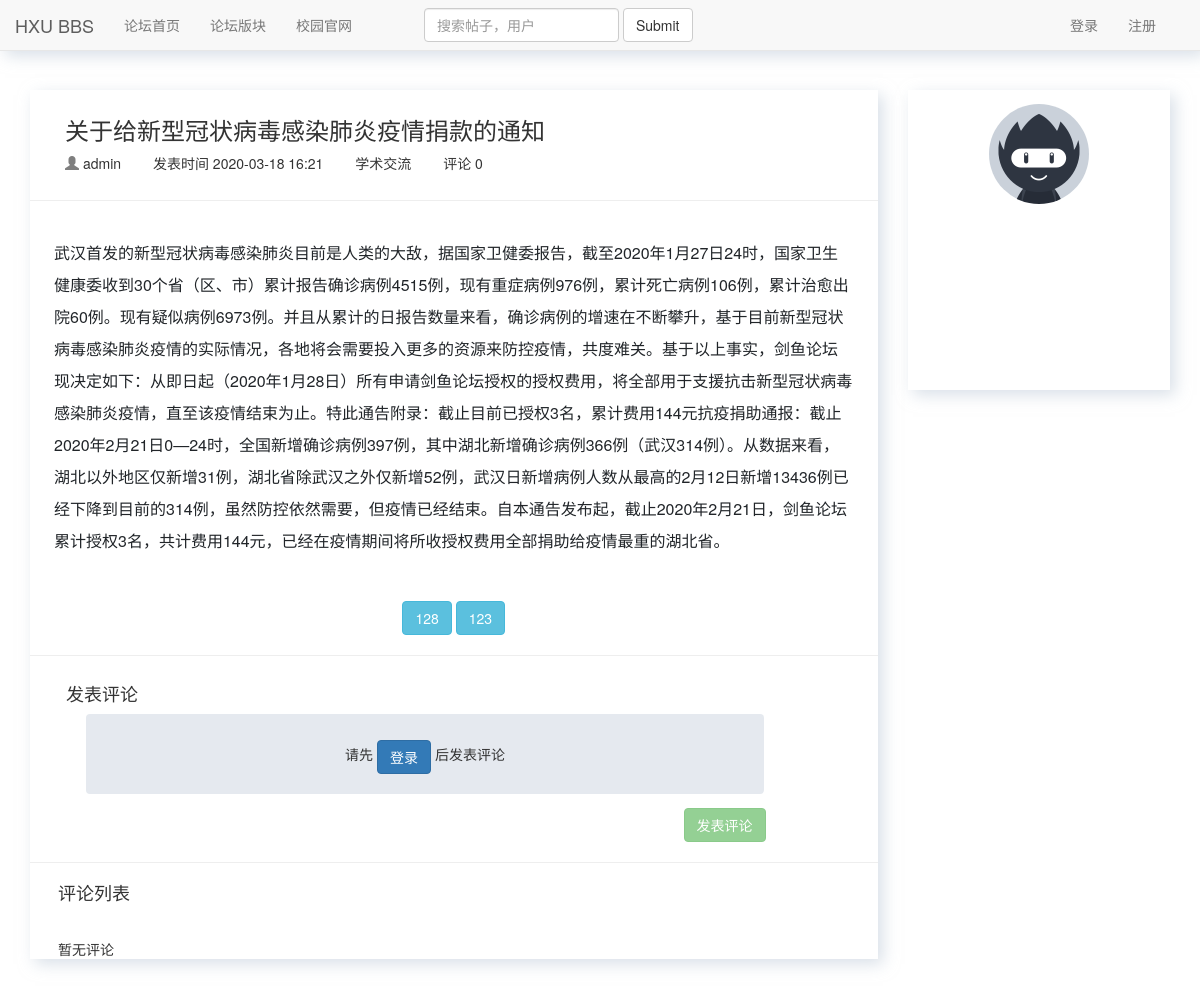
Before: /postdetail/161 with the older database file.
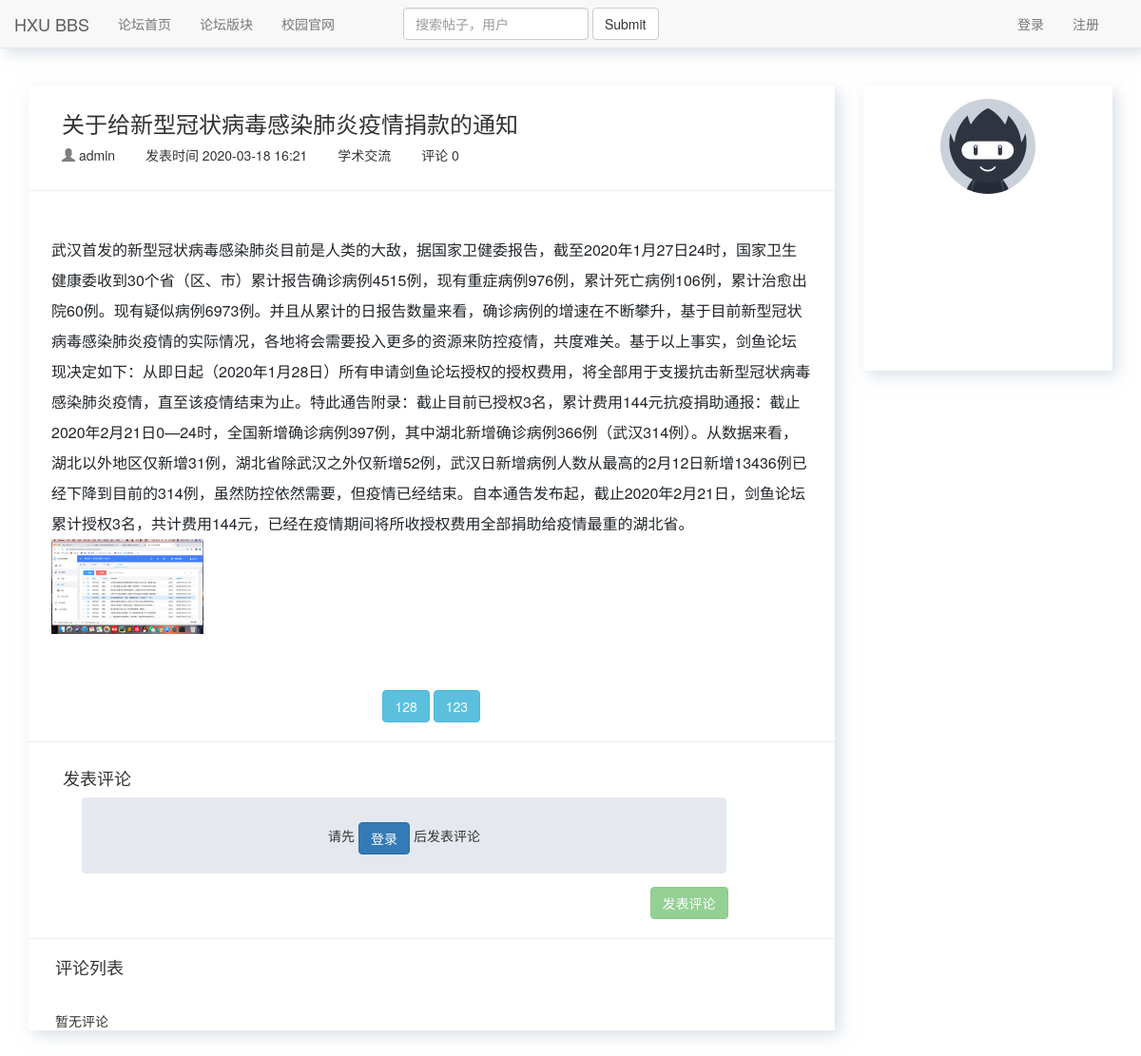
After: the same page with the newer database file.
### bbs/models.py (models this page shows, shortened)
class Post(models.Model):
    title = models.CharField(max_length=128, verbose_name='标题')
    category = models.ForeignKey('Category', on_delete=models.CASCADE, verbose_name='版块')
    theme = models.ForeignKey('Theme', on_delete=models.CASCADE, default=1)
    content = RichTextUploadingField(verbose_name='帖子内容')
    author = models.ForeignKey('UserProfile', on_delete=models.CASCADE, verbose_name='作者')
    created_time = models.DateTimeField(auto_now_add=True, verbose_name='创建时间')
    modify_time = models.DateTimeField(auto_now=True, verbose_name='修改时间')
    priority = models.IntegerField(verbose_name='是否置顶',default=0)
    class Meta:
        ordering = ['-created_time']
        verbose_name = "帖子"  # 表名改成中文名
        verbose_name_plural = verbose_name
    def short_content(self):
        if len(str(self.content)) > 30:
            return '{}...'.format(str(self.content)[0:29])
        else:
            return str(self.content)
    short_content.allow_tags = True
    short_content.short_description = 'content'

class UserProfile(models.Model):
    user = models.OneToOneField(User, on_delete=models.CASCADE)
    name = models.CharField(max_length=64, verbose_name='用户名')
    signature = models.CharField(max_length=128, blank=True, null=True, verbose_name='个性签名')
    image = models.ImageField(verbose_name='头像', default='imgs/default.png')
    class Meta:
        verbose_name = "自定义用户"  # 表名改成中文名
        verbose_name_plural = verbose_name
    def __str__(self):
        return self.name

class Category(models.Model):
    name = models.CharField(max_length=128, verbose_name='版块名')
    image = models.ImageField(upload_to='categoryimg', default='categoryimg/beidouqixing.png')
    brief = models.CharField(max_length=128, default='欢迎查看本版块帖子',  verbose_name='版块简介')
    post_num = models.IntegerField(default=0, verbose_name='帖子数')
    class Meta:
        verbose_name = "版块"  # 表名改成中文名
        verbose_name_plural = verbose_name
    def __str__(self):
        return self.name

### bbs/views.py (the view)
# urls.py: path('postdetail/<int:post_id>', postdetail, name='postdetail'),
def postdetail(request, post_id):
    post = Post.objects.get(id=post_id)
    post_content_type = ContentType.objects.get_for_model(post)
    comments = Comment.objects.filter(content_type=post_content_type, object_id=post_id, parent=None).order_by('-comment_time')
    data = {'content_type': post_content_type.model,'object_id': post_id,'reply_comment_id': 0}
    comment_form = CommentForm(initial=data)
    reply_form = CommentForm(initial=data)
    return render(request, 'bbs/postdetail.html', locals())

### comment/forms.py (shortened to what this page needs)
class CommentForm(forms.Form):
    content_type = forms.CharField(widget=forms.HiddenInput)
    object_id = forms.IntegerField(widget=forms.HiddenInput)
    text = forms.CharField(widget=CKEditorWidget(config_name='comment_ckeditor'),
                           error_messages={'required': '评论内容不能为空'})
    reply_comment_id = forms.IntegerField(widget=forms.HiddenInput(attrs={'id':'reply_comment_id'}))
    def __init__(self, *args, **kwargs):
        if 'user' in kwargs:
            self.user = kwargs.pop('user')
        super(CommentForm, self).__init__(*args, **kwargs)

### comment/templatetags/comment_tags.py (called while the page is built)
@register.simple_tag
def get_comment_count(obj):
    content_type = ContentType.objects.get_for_model(obj)
    return Comment.objects.filter(content_type=content_type, object_id=obj.id).count()

### bbs/templates/bbs/postdetail.html (shortened to what the changed rows need)
{% extends 'base.html' %}
{% load staticfiles %}
{% load comment_tags %}
{% block content %}
    <div class="container">
        <div class="row">
            <div class="col-md-9">
                <div class="postcard">
                    <div class="post-title">
                        <h3>{{ post.title }}</h3>
                        <div class="post-other">
                            <span class="glyphicon glyphicon-user" style="color: #7f7f7f"></span>
                            <span>{% if post.author.name %}
                                    {{ post.author }}
                                  {% else %}
                                    {{ post.author.user }}
                            {% endif %}
                            </span>
                            <span>发表时间 {{ post.created_time|date:'Y-m-d H:i' }}</span>
                            <span>{{ post.category }}</span>
                            <span>评论 {% get_comment_count post %} </span>
                        </div>
                    </div>
                    <hr>
                    <div class="post-content">
                        {{ post.content|safe }}
                    </div>
                    <div class="post-like">
                        <button class="btn btn-info">
                        </button>
                        <button class="btn btn-info">
                        </button>
                    </div>
                    <hr>
                    <div class="post-comment">
                        <h4>发表评论</h4>
                        {% if request.user.is_authenticated %}
                            <form id="comment_form" action="{% url 'update_comment' %}" method="post">
                                <div class="login-comment">
                                <div id="reply_content_container" style="display: none">
                                    <p>回复：</p>
                                    <div id="reply_content"></div>
                                </div>
                                        {% csrf_token %}
                                        {% for field in comment_form %}
                                            {{ field }}
                                        {% endfor %}
                                        <div id="comment_error" class="text-danger"></div>
                                </div>
                                <div class="comment-button">
                                    <button  type="submit" class="btn btn-success">发表评论</button>
                                </div>
                            </form>
                        {% else %}
                            <div class="not-login-comment">
                            </div>
                            <div class="comment-button">
                            </div>
                        {% endif %}
                    </div>
                    <hr>
                    <div class="comment-list">
                        <h4>评论列表</h4>
                        <div id="comment_list">
                        </div>
                    </div>
                    </div>
                </div>
        </div>
    </div>
{% endblock %}

Changed rows visible on the page:
changed Post "关于给新型冠状病毒感染肺炎疫情捐款的通知": content: picture added
